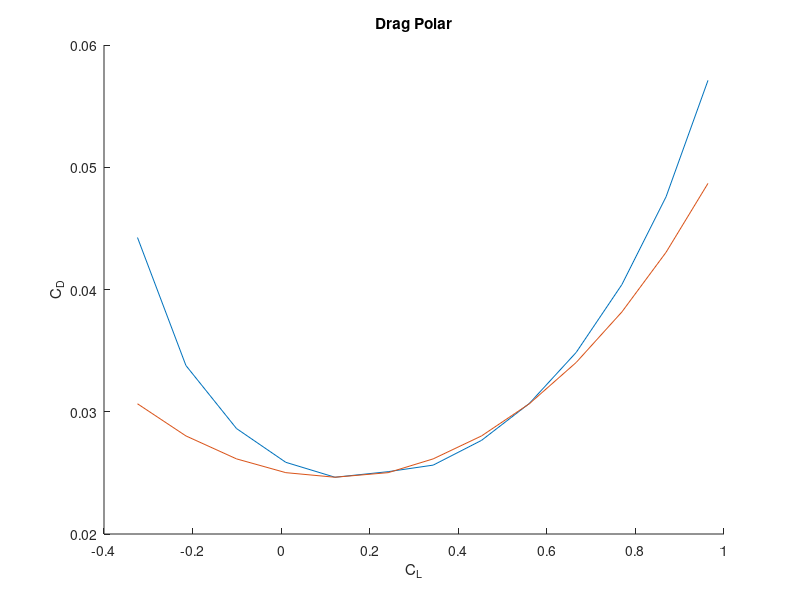

Write MATLAB code to recreate this figure. (Note: this script raises an error after producing the figure.)
clear all;close all;clc
Alpha = [-5:12 14 16];
C_L = [-0.32438 -0.21503 -0.10081 0.010503 0.12155 0.24163 0.34336 0.45256 0.56037 0.66625 0.76942 0.86923 0.96386 1.0441 1.0743 1.0807 1.0379 1.034 1.0156 0.97946];
C_D = [0.044251 0.033783 0.028627 0.025864 0.024643 0.025099 0.025635 0.02766 0.030677 0.034855 0.040403 0.04759 0.057108 0.070132 0.090921 0.11193 0.13254 0.15645 0.20959 0.25668];

% plot(Alpha,C_D)
% title('C_D')
% xlabel('Alpha')
% ylabel('C_D')
% figure
% plot(Alpha,C_L)
% title('C_L')
% xlabel('Alpha')
% ylabel('C_L')
% LOD = (C_L./C_D);
% figure
% plot(Alpha,LOD)
% title('Lift VS Drag')
% xlabel('Alpha')
% ylabel('Lift/Drag')

P = polyfit(Alpha(1:13),C_L(1:13),1);
x = [-5:7];
y = P(1).*x + P(2);

% figure
% hold on
% plot(Alpha,C_L)
% plot(x,y)

e = 0.601;
AR = 16.5;
C_D0 = C_D(5);

DP_C_D = C_D0 + ((C_L - C_L(5)).^2)./(pi*e*AR);

DP_C_D_lin = C_D0 + ((y - y(5)).^2./(pi*e*AR));

figure
hold on
plot(C_L(1:13),C_D(1:13))
plot(C_L(1:13),DP_C_D_lin)
title('Drag Polar')
xlabel('C_L')
ylabel('C_D')

[T,a,P,rho] = atmosisa(1829);

mass = 6.4; %Kg

weight = mass*9.81; %Newtons;

cruise_speed = 18; %m/s

S = 0.63; %m^2

cruise_C_L = (mass*9.81)/(.5*rho*(cruise_speed)^2*S);
cruise_C_D = C_D0 + (cruise_C_L - C_L(5))^2 / (pi*e*AR);

plot(cruise_C_L,cruise_C_D,'+')

n = .5; %Efficiency
P = 26.1*50*2; %Max power
P_a = n*P; %Power available


V = [12:55]; % m/s

C_l = weight./(.5*rho.*(V.^2)*S);

C_d = C_D0 + (C_l.^2)./(pi*e*AR);

P_r = sqrt((2*weight^3.*C_d.^2)./(rho*S.*C_l.^3));
P_a = P_a*ones(1,length(P_r));

figure
hold on
plot(V,P_r)
plot(V,P_a)
title('Power available VS Power Required')
xlabel('Velocity')
ylabel('Power')
legend('Power Required','Power Available')

Excess_power = (P_a - P_r);
ROC = Excess_power / weight;
max_EP = max(Excess_power);
max_ROC = max_EP / weight;

figure
plot(V,ROC)
title('Rate of Climb')
xlabel('Velocity')
ylabel('Rate of Climb')

mars_weight = 6.4*3.71; %Newtons
mars_rho = 0.02; %Kg/m^3

T_a = P_a ./ V;
TW = T_a ./ weight;
WS = weight / S;
% %% Design Lab 
% %Explore performance on mars based on paramter variations in TTwister such
% %as power avaialble, span, and wing area
% b = linspace(0.8*max(TW),1.2*max(TW));
% c = linspace(0.8*WS,1.2*WS);
% [B,C] = meshgrid(b,c);
% D = sqrt((B*C + C*sqrt(B^2 - (4*C_D0/pi*e*AR))/(rho*C_D0)));
% 
% figure
% contour(B,C,D,'ShowText','on')
% xlabel('TW')
% ylabel('WS')







